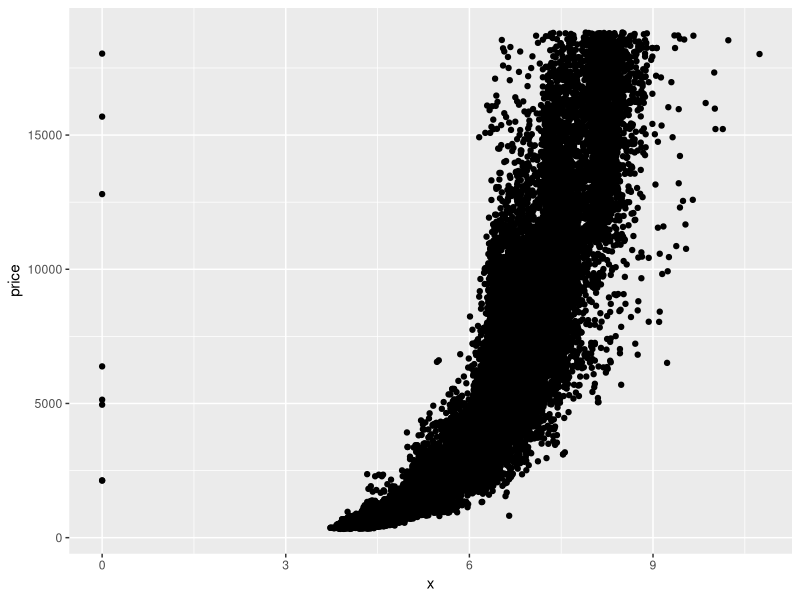
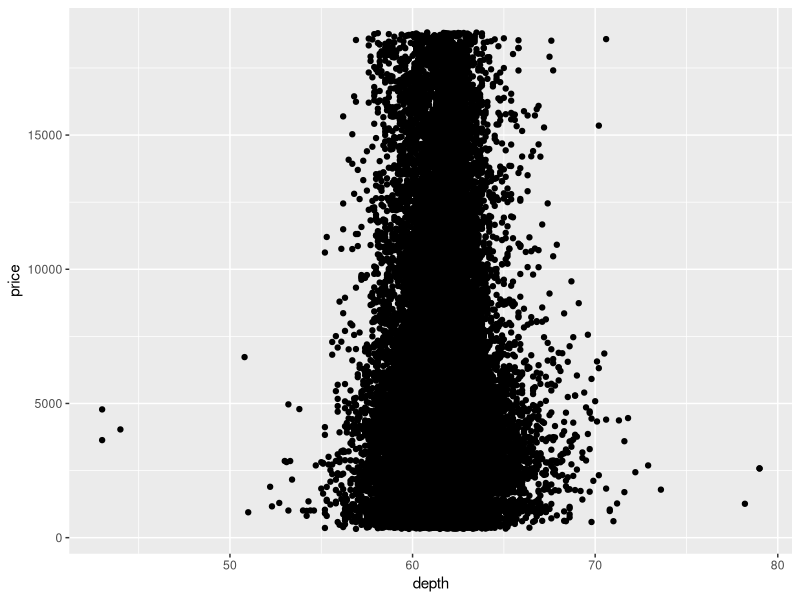
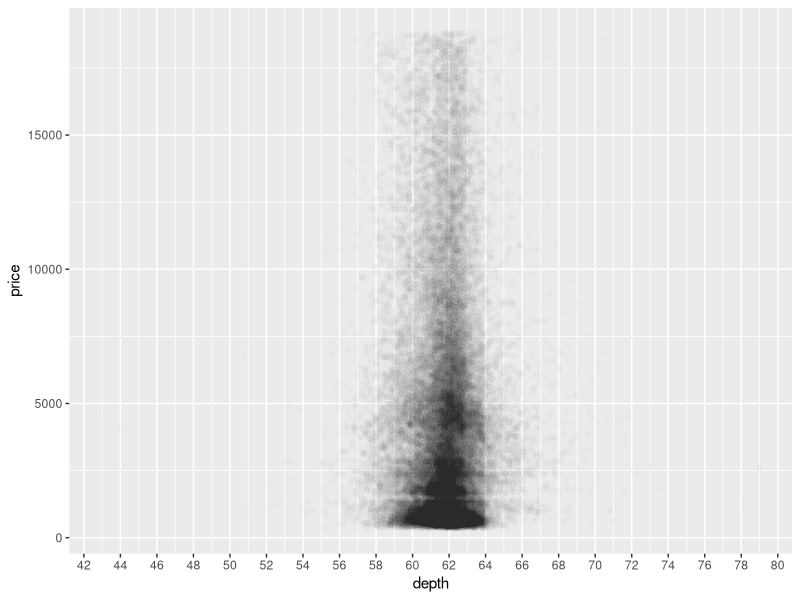
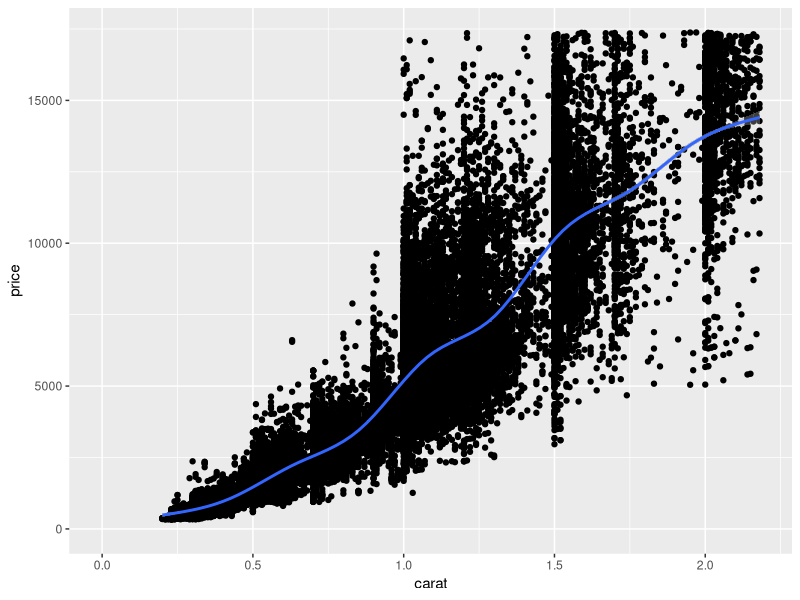
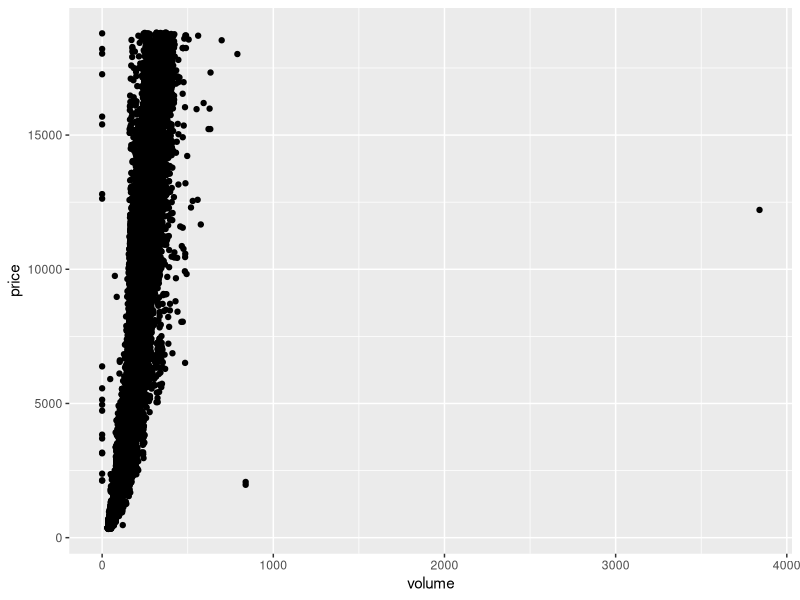
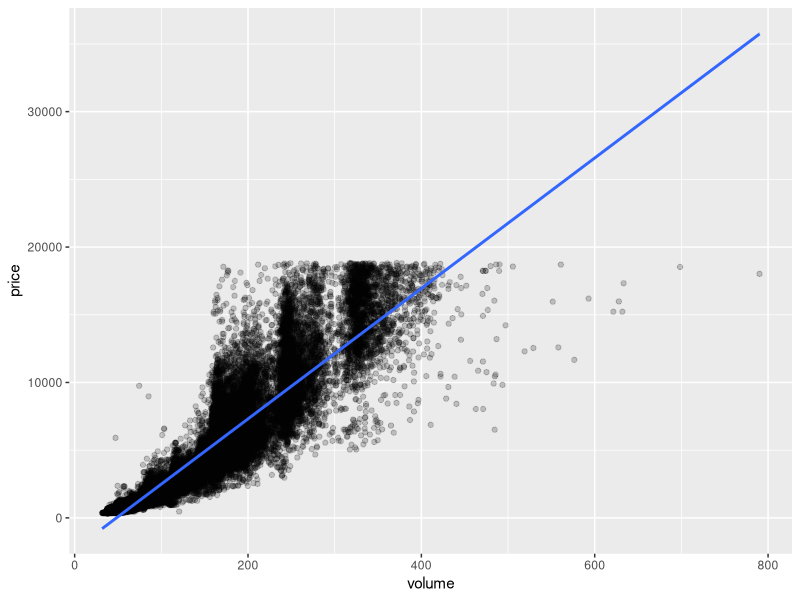
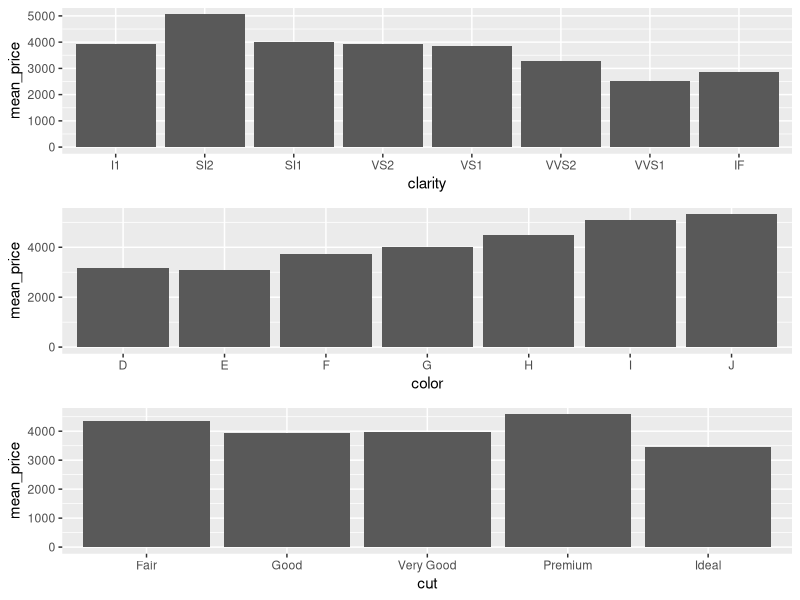

These figures' R source, in order:
## ---- chunk 1
install.packages('ggplot2')
library('ggplot2')
data(diamonds)
names(diamonds)
## ---- chunk 2
ggplot(aes(x=x,y=price),data=diamonds)+
  geom_point()
## ---- chunk 3
with(diamonds,cor.test(price,x))
with(diamonds,cor.test(price,y))
with(diamonds,cor.test(price,z))
## ---- chunk 4
ggplot(aes(x=depth,y=price),data=diamonds) +
  geom_point()
## ---- chunk 5
ggplot(aes(x=depth,y=price),data=diamonds) +
  geom_point(alpha=1/100)+
  scale_x_continuous(breaks=seq(0,80,2))
## ---- chunk 6
with(diamonds,cor.test(depth,price))
## ---- chunk 7
ggplot(aes(x=carat,y=price),data=diamonds)+
  geom_point()+
  xlim(0,quantile(diamonds$carat,0.99))+
  ylim(0,quantile(diamonds$price,0.99))+
  geom_smooth()
## ---- chunk 8
diamonds$volume <- diamonds$x * diamonds$y * diamonds$z
ggplot(aes(x=volume,y=price),data=diamonds)+
  geom_point()
## ---- chunk 9
sum(diamonds$volume==0)
## ---- chunk 10
with(subset(diamonds,volume > 0 & volume <= 800),cor.test(price,volume))
## ---- chunk 11
ggplot(aes(x=volume,y=price),data=subset(diamonds,volume > 0 & volume <= 800))+
  geom_point(alpha=1/5)+
  geom_smooth(method = 'lm')
## ---- chunk 12
library(dplyr)

diamonds_by_clarity <- group_by(diamonds,clarity)

diamondsByClarity <- summarise(diamonds_by_clarity,
                               mean_price = mean(price),
                               median_price = median(price),
                               min_price = min(price),
                               max_price = max(price),
                               n = n())


## ---- chunk 13
diamonds_by_clarity <- group_by(diamonds, clarity)
diamonds_mp_by_clarity <- summarise(diamonds_by_clarity, mean_price = mean(price))

diamonds_by_color <- group_by(diamonds, color)
diamonds_mp_by_color <- summarise(diamonds_by_color, mean_price = mean(price))

diamonds_by_cut <- group_by(diamonds, cut)
diamonds_mp_by_cut <- summarise(diamonds_by_cut, mean_price = mean(price))

## ---- chunk 14
library(gridExtra)
p1 <- ggplot(data=diamonds_mp_by_clarity,aes(x=clarity,y=mean_price))+
  geom_bar(stat = "identity")

p2 <- ggplot(data=diamonds_mp_by_color,aes(x=color,y=mean_price))+
  geom_bar(stat = "identity")

p3 <- ggplot(data=diamonds_mp_by_cut,aes(x=cut,y=mean_price))+
  geom_bar(stat = "identity")

grid.arrange(p1,p2,p3)
